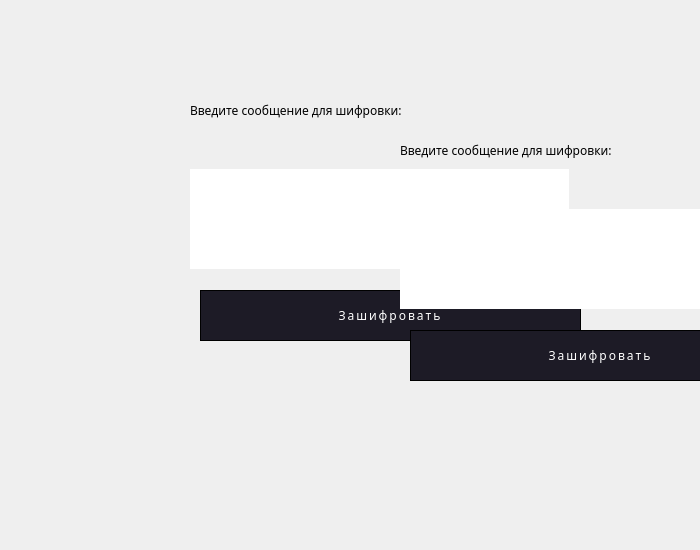
<?xml version="1.0" encoding="UTF-8"?>
<ui version="4.0">
 <class>Form</class>
 <widget class="QWidget" name="Form">
  <property name="geometry">
   <rect>
    <x>0</x>
    <y>0</y>
    <width>700</width>
    <height>550</height>
   </rect>
  </property>
  <property name="windowTitle">
   <string>Form</string>
  </property>
  <widget class="QLabel" name="label_3">
   <property name="geometry">
    <rect>
     <x>190</x>
     <y>169</y>
     <width>379</width>
     <height>100</height>
    </rect>
   </property>
   <property name="styleSheet">
    <string notr="true">background:white;</string>
   </property>
   <property name="text">
    <string/>
   </property>
  </widget>
  <widget class="QPushButton" name="pushButton">
   <property name="geometry">
    <rect>
     <x>180</x>
     <y>280</y>
     <width>421</width>
     <height>71</height>
    </rect>
   </property>
   <property name="font">
    <font>
     <family>Montserrat</family>
     <underline>false</underline>
     <strikeout>false</strikeout>
    </font>
   </property>
   <property name="styleSheet">
    <string notr="true">background: #1D1B26;
  text-decoration: none;
  color: white;
  display: inline-block;
  position: relative;
  padding: 15px 30px;
  border: 1px solid;
  border-image: linear-gradient(180deg, #ff3000, #ed0200, #ff096c, #d50082);
  border-image-slice: 1;
  margin: 10px 20px;
  font-family: 'Montserrat', sans-serif;
  text-transform: uppercase;
  overflow: hidden;
  letter-spacing: 2px;
  transition: .8s cubic-bezier(.165, .84, .44, 1);
</string>
   </property>
   <property name="text">
    <string>Зашифровать</string>
   </property>
  </widget>
  <widget class="QLabel" name="label_2">
   <property name="geometry">
    <rect>
     <x>190</x>
     <y>60</y>
     <width>379</width>
     <height>101</height>
    </rect>
   </property>
   <property name="font">
    <font>
     <family>PT Mono</family>
    </font>
   </property>
   <property name="text">
    <string>Введите сообщение для шифровки:</string>
   </property>
  </widget>
  <widget class="QLabel" name="label_4">
   <property name="geometry">
    <rect>
     <x>400</x>
     <y>209</y>
     <width>379</width>
     <height>100</height>
    </rect>
   </property>
   <property name="styleSheet">
    <string notr="true">background:white;</string>
   </property>
   <property name="text">
    <string/>
   </property>
  </widget>
  <widget class="QLabel" name="label_5">
   <property name="geometry">
    <rect>
     <x>400</x>
     <y>100</y>
     <width>379</width>
     <height>101</height>
    </rect>
   </property>
   <property name="font">
    <font>
     <family>PT Mono</family>
    </font>
   </property>
   <property name="text">
    <string>Введите сообщение для шифровки:</string>
   </property>
  </widget>
  <widget class="QPushButton" name="pushButton_2">
   <property name="geometry">
    <rect>
     <x>390</x>
     <y>320</y>
     <width>421</width>
     <height>71</height>
    </rect>
   </property>
   <property name="font">
    <font>
     <family>Montserrat</family>
     <underline>false</underline>
     <strikeout>false</strikeout>
    </font>
   </property>
   <property name="styleSheet">
    <string notr="true">background: #1D1B26;
  text-decoration: none;
  color: white;
  display: inline-block;
  position: relative;
  padding: 15px 30px;
  border: 1px solid;
  border-image: linear-gradient(180deg, #ff3000, #ed0200, #ff096c, #d50082);
  border-image-slice: 1;
  margin: 10px 20px;
  font-family: 'Montserrat', sans-serif;
  text-transform: uppercase;
  overflow: hidden;
  letter-spacing: 2px;
  transition: .8s cubic-bezier(.165, .84, .44, 1);
</string>
   </property>
   <property name="text">
    <string>Зашифровать</string>
   </property>
  </widget>
 </widget>
 <resources/>
 <connections/>
</ui>
